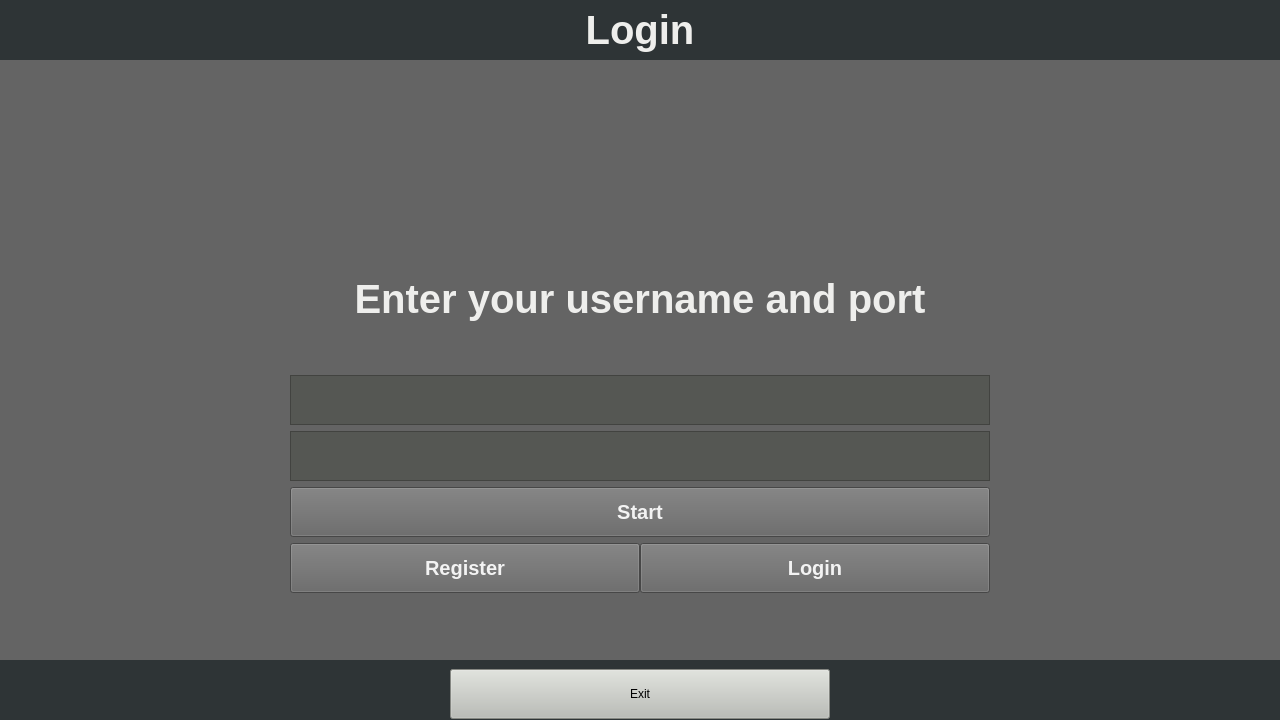
<?xml version="1.0" encoding="UTF-8"?>
<ui version="4.0">
 <class>home_page</class>
 <widget class="QWidget" name="home_page">
  <property name="enabled">
   <bool>true</bool>
  </property>
  <property name="geometry">
   <rect>
    <x>0</x>
    <y>0</y>
    <width>1280</width>
    <height>720</height>
   </rect>
  </property>
  <property name="sizePolicy">
   <sizepolicy hsizetype="Preferred" vsizetype="Preferred">
    <horstretch>0</horstretch>
    <verstretch>0</verstretch>
   </sizepolicy>
  </property>
  <property name="minimumSize">
   <size>
    <width>1280</width>
    <height>720</height>
   </size>
  </property>
  <property name="maximumSize">
   <size>
    <width>1280</width>
    <height>720</height>
   </size>
  </property>
  <property name="windowTitle">
   <string>Chat App</string>
  </property>
  <widget class="QWidget" name="container" native="true">
   <property name="geometry">
    <rect>
     <x>0</x>
     <y>0</y>
     <width>1280</width>
     <height>720</height>
    </rect>
   </property>
   <property name="sizePolicy">
    <sizepolicy hsizetype="Fixed" vsizetype="Fixed">
     <horstretch>0</horstretch>
     <verstretch>0</verstretch>
    </sizepolicy>
   </property>
   <property name="minimumSize">
    <size>
     <width>1280</width>
     <height>720</height>
    </size>
   </property>
   <property name="maximumSize">
    <size>
     <width>1280</width>
     <height>720</height>
    </size>
   </property>
   <property name="layoutDirection">
    <enum>Qt::LeftToRight</enum>
   </property>
   <property name="autoFillBackground">
    <bool>false</bool>
   </property>
   <layout class="QHBoxLayout" name="horizontalLayout_2">
    <property name="spacing">
     <number>0</number>
    </property>
    <property name="sizeConstraint">
     <enum>QLayout::SetNoConstraint</enum>
    </property>
    <property name="leftMargin">
     <number>0</number>
    </property>
    <property name="topMargin">
     <number>0</number>
    </property>
    <property name="rightMargin">
     <number>0</number>
    </property>
    <property name="bottomMargin">
     <number>0</number>
    </property>
    <item>
     <widget class="QWidget" name="main_screen" native="true">
      <property name="enabled">
       <bool>true</bool>
      </property>
      <property name="sizePolicy">
       <sizepolicy hsizetype="Preferred" vsizetype="Fixed">
        <horstretch>0</horstretch>
        <verstretch>0</verstretch>
       </sizepolicy>
      </property>
      <property name="minimumSize">
       <size>
        <width>900</width>
        <height>720</height>
       </size>
      </property>
      <property name="maximumSize">
       <size>
        <width>1280</width>
        <height>720</height>
       </size>
      </property>
      <property name="baseSize">
       <size>
        <width>400</width>
        <height>320</height>
       </size>
      </property>
      <property name="layoutDirection">
       <enum>Qt::LeftToRight</enum>
      </property>
      <property name="autoFillBackground">
       <bool>false</bool>
      </property>
      <property name="styleSheet">
       <string notr="true">background-color: rgb(46, 52, 54)</string>
      </property>
      <layout class="QVBoxLayout" name="verticalLayout">
       <property name="spacing">
        <number>0</number>
       </property>
       <property name="sizeConstraint">
        <enum>QLayout::SetNoConstraint</enum>
       </property>
       <property name="leftMargin">
        <number>0</number>
       </property>
       <property name="topMargin">
        <number>0</number>
       </property>
       <property name="rightMargin">
        <number>0</number>
       </property>
       <property name="bottomMargin">
        <number>0</number>
       </property>
       <item>
        <widget class="QWidget" name="title_bar" native="true">
         <property name="sizePolicy">
          <sizepolicy hsizetype="Fixed" vsizetype="Fixed">
           <horstretch>0</horstretch>
           <verstretch>0</verstretch>
          </sizepolicy>
         </property>
         <property name="minimumSize">
          <size>
           <width>900</width>
           <height>60</height>
          </size>
         </property>
         <property name="maximumSize">
          <size>
           <width>1280</width>
           <height>60</height>
          </size>
         </property>
         <layout class="QHBoxLayout" name="horizontalLayout">
          <property name="spacing">
           <number>0</number>
          </property>
          <property name="sizeConstraint">
           <enum>QLayout::SetDefaultConstraint</enum>
          </property>
          <property name="leftMargin">
           <number>0</number>
          </property>
          <property name="topMargin">
           <number>0</number>
          </property>
          <property name="rightMargin">
           <number>0</number>
          </property>
          <property name="bottomMargin">
           <number>0</number>
          </property>
          <item>
           <spacer name="left_ava">
            <property name="orientation">
             <enum>Qt::Horizontal</enum>
            </property>
            <property name="sizeType">
             <enum>QSizePolicy::Fixed</enum>
            </property>
            <property name="sizeHint" stdset="0">
             <size>
              <width>500</width>
              <height>20</height>
             </size>
            </property>
           </spacer>
          </item>
          <item>
           <widget class="QLabel" name="chat_lable">
            <property name="minimumSize">
             <size>
              <width>280</width>
              <height>60</height>
             </size>
            </property>
            <property name="maximumSize">
             <size>
              <width>280</width>
              <height>60</height>
             </size>
            </property>
            <property name="font">
             <font>
              <pointsize>30</pointsize>
              <bold>true</bold>
             </font>
            </property>
            <property name="styleSheet">
             <string notr="true">color: rgb(238, 238, 236)</string>
            </property>
            <property name="text">
             <string>Login</string>
            </property>
            <property name="alignment">
             <set>Qt::AlignCenter</set>
            </property>
           </widget>
          </item>
          <item>
           <spacer name="right_ava">
            <property name="orientation">
             <enum>Qt::Horizontal</enum>
            </property>
            <property name="sizeHint" stdset="0">
             <size>
              <width>500</width>
              <height>20</height>
             </size>
            </property>
           </spacer>
          </item>
         </layout>
        </widget>
       </item>
       <item>
        <widget class="QWidget" name="gridWidget" native="true">
         <property name="minimumSize">
          <size>
           <width>1280</width>
           <height>600</height>
          </size>
         </property>
         <property name="maximumSize">
          <size>
           <width>16777215</width>
           <height>1280</height>
          </size>
         </property>
         <property name="layoutDirection">
          <enum>Qt::LeftToRight</enum>
         </property>
         <property name="styleSheet">
          <string notr="true">background-color: rgb(100, 100, 100)</string>
         </property>
         <layout class="QGridLayout" name="gridLayout">
          <item row="14" column="0">
           <spacer name="verticalSpacer_3">
            <property name="orientation">
             <enum>Qt::Vertical</enum>
            </property>
            <property name="sizeHint" stdset="0">
             <size>
              <width>20</width>
              <height>40</height>
             </size>
            </property>
           </spacer>
          </item>
          <item row="7" column="0" alignment="Qt::AlignHCenter">
           <widget class="QPlainTextEdit" name="port_text">
            <property name="minimumSize">
             <size>
              <width>700</width>
              <height>50</height>
             </size>
            </property>
            <property name="maximumSize">
             <size>
              <width>700</width>
              <height>50</height>
             </size>
            </property>
            <property name="styleSheet">
             <string notr="true">color: rgb(136, 138, 133);
background-color: rgb(85, 87, 83)</string>
            </property>
            <property name="plainText">
             <string/>
            </property>
            <property name="placeholderText">
             <string>Port (10000 - 12000)</string>
            </property>
           </widget>
          </item>
          <item row="8" column="0" alignment="Qt::AlignHCenter">
           <widget class="QPushButton" name="start_button">
            <property name="sizePolicy">
             <sizepolicy hsizetype="Fixed" vsizetype="Expanding">
              <horstretch>40</horstretch>
              <verstretch>40</verstretch>
             </sizepolicy>
            </property>
            <property name="minimumSize">
             <size>
              <width>700</width>
              <height>50</height>
             </size>
            </property>
            <property name="maximumSize">
             <size>
              <width>700</width>
              <height>50</height>
             </size>
            </property>
            <property name="font">
             <font>
              <pointsize>15</pointsize>
              <bold>true</bold>
             </font>
            </property>
            <property name="styleSheet">
             <string notr="true">color: rgb(243, 243, 243);</string>
            </property>
            <property name="text">
             <string>Start</string>
            </property>
            <property name="iconSize">
             <size>
              <width>32</width>
              <height>32</height>
             </size>
            </property>
           </widget>
          </item>
          <item row="0" column="0">
           <spacer name="verticalSpacer">
            <property name="orientation">
             <enum>Qt::Vertical</enum>
            </property>
            <property name="sizeType">
             <enum>QSizePolicy::Fixed</enum>
            </property>
            <property name="sizeHint" stdset="0">
             <size>
              <width>20</width>
              <height>200</height>
             </size>
            </property>
           </spacer>
          </item>
          <item row="2" column="0" alignment="Qt::AlignHCenter">
           <widget class="QLabel" name="chat_lable_2">
            <property name="minimumSize">
             <size>
              <width>1000</width>
              <height>60</height>
             </size>
            </property>
            <property name="maximumSize">
             <size>
              <width>1000</width>
              <height>60</height>
             </size>
            </property>
            <property name="font">
             <font>
              <pointsize>30</pointsize>
              <bold>true</bold>
             </font>
            </property>
            <property name="styleSheet">
             <string notr="true">color: rgb(238, 238, 236)</string>
            </property>
            <property name="text">
             <string>Enter your username and port</string>
            </property>
            <property name="alignment">
             <set>Qt::AlignCenter</set>
            </property>
           </widget>
          </item>
          <item row="3" column="0">
           <spacer name="verticalSpacer_2">
            <property name="orientation">
             <enum>Qt::Vertical</enum>
            </property>
            <property name="sizeType">
             <enum>QSizePolicy::Fixed</enum>
            </property>
            <property name="sizeHint" stdset="0">
             <size>
              <width>20</width>
              <height>40</height>
             </size>
            </property>
           </spacer>
          </item>
          <item row="5" column="0" alignment="Qt::AlignHCenter">
           <widget class="QPlainTextEdit" name="username_text">
            <property name="minimumSize">
             <size>
              <width>700</width>
              <height>50</height>
             </size>
            </property>
            <property name="maximumSize">
             <size>
              <width>700</width>
              <height>50</height>
             </size>
            </property>
            <property name="styleSheet">
             <string notr="true">color: rgb(136, 138, 133);
background-color: rgb(85, 87, 83)</string>
            </property>
            <property name="plainText">
             <string/>
            </property>
            <property name="placeholderText">
             <string>Username</string>
            </property>
           </widget>
          </item>
          <item row="10" column="0" alignment="Qt::AlignHCenter">
           <widget class="QWidget" name="horizontalWidget" native="true">
            <property name="minimumSize">
             <size>
              <width>700</width>
              <height>50</height>
             </size>
            </property>
            <property name="maximumSize">
             <size>
              <width>700</width>
              <height>50</height>
             </size>
            </property>
            <layout class="QHBoxLayout" name="button_layout">
             <property name="spacing">
              <number>0</number>
             </property>
             <property name="leftMargin">
              <number>0</number>
             </property>
             <property name="topMargin">
              <number>0</number>
             </property>
             <property name="rightMargin">
              <number>0</number>
             </property>
             <property name="bottomMargin">
              <number>0</number>
             </property>
             <item>
              <widget class="QPushButton" name="register_button">
               <property name="sizePolicy">
                <sizepolicy hsizetype="Fixed" vsizetype="Expanding">
                 <horstretch>40</horstretch>
                 <verstretch>40</verstretch>
                </sizepolicy>
               </property>
               <property name="minimumSize">
                <size>
                 <width>350</width>
                 <height>50</height>
                </size>
               </property>
               <property name="maximumSize">
                <size>
                 <width>350</width>
                 <height>50</height>
                </size>
               </property>
               <property name="font">
                <font>
                 <pointsize>15</pointsize>
                 <bold>true</bold>
                </font>
               </property>
               <property name="styleSheet">
                <string notr="true">color: rgb(243, 243, 243);</string>
               </property>
               <property name="text">
                <string>Register</string>
               </property>
               <property name="iconSize">
                <size>
                 <width>32</width>
                 <height>32</height>
                </size>
               </property>
              </widget>
             </item>
             <item>
              <widget class="QPushButton" name="login_button">
               <property name="sizePolicy">
                <sizepolicy hsizetype="Fixed" vsizetype="Expanding">
                 <horstretch>40</horstretch>
                 <verstretch>40</verstretch>
                </sizepolicy>
               </property>
               <property name="minimumSize">
                <size>
                 <width>350</width>
                 <height>50</height>
                </size>
               </property>
               <property name="maximumSize">
                <size>
                 <width>350</width>
                 <height>50</height>
                </size>
               </property>
               <property name="font">
                <font>
                 <pointsize>15</pointsize>
                 <bold>true</bold>
                </font>
               </property>
               <property name="styleSheet">
                <string notr="true">color: rgb(243, 243, 243);</string>
               </property>
               <property name="text">
                <string>Login</string>
               </property>
               <property name="iconSize">
                <size>
                 <width>32</width>
                 <height>32</height>
                </size>
               </property>
              </widget>
             </item>
            </layout>
           </widget>
          </item>
         </layout>
        </widget>
       </item>
       <item>
        <widget class="QWidget" name="info_bar" native="true">
         <property name="minimumSize">
          <size>
           <width>900</width>
           <height>60</height>
          </size>
         </property>
         <property name="maximumSize">
          <size>
           <width>1280</width>
           <height>60</height>
          </size>
         </property>
         <layout class="QHBoxLayout" name="horizontalLayout_3">
          <item alignment="Qt::AlignVCenter">
           <widget class="QPushButton" name="exit_btn">
            <property name="sizePolicy">
             <sizepolicy hsizetype="Preferred" vsizetype="Fixed">
              <horstretch>0</horstretch>
              <verstretch>0</verstretch>
             </sizepolicy>
            </property>
            <property name="minimumSize">
             <size>
              <width>0</width>
              <height>50</height>
             </size>
            </property>
            <property name="maximumSize">
             <size>
              <width>380</width>
              <height>50</height>
             </size>
            </property>
            <property name="baseSize">
             <size>
              <width>80</width>
              <height>50</height>
             </size>
            </property>
            <property name="styleSheet">
             <string notr="true">*{
    background-color: rgb(186, 189, 182);
}
QPushButton:pressed {
    background-color: rgb(73, 196, 255);
    border-style: none;
}</string>
            </property>
            <property name="text">
             <string>Exit</string>
            </property>
            <property name="iconSize">
             <size>
              <width>15</width>
              <height>15</height>
             </size>
            </property>
           </widget>
          </item>
         </layout>
        </widget>
       </item>
      </layout>
     </widget>
    </item>
   </layout>
  </widget>
 </widget>
 <resources/>
 <connections/>
</ui>
